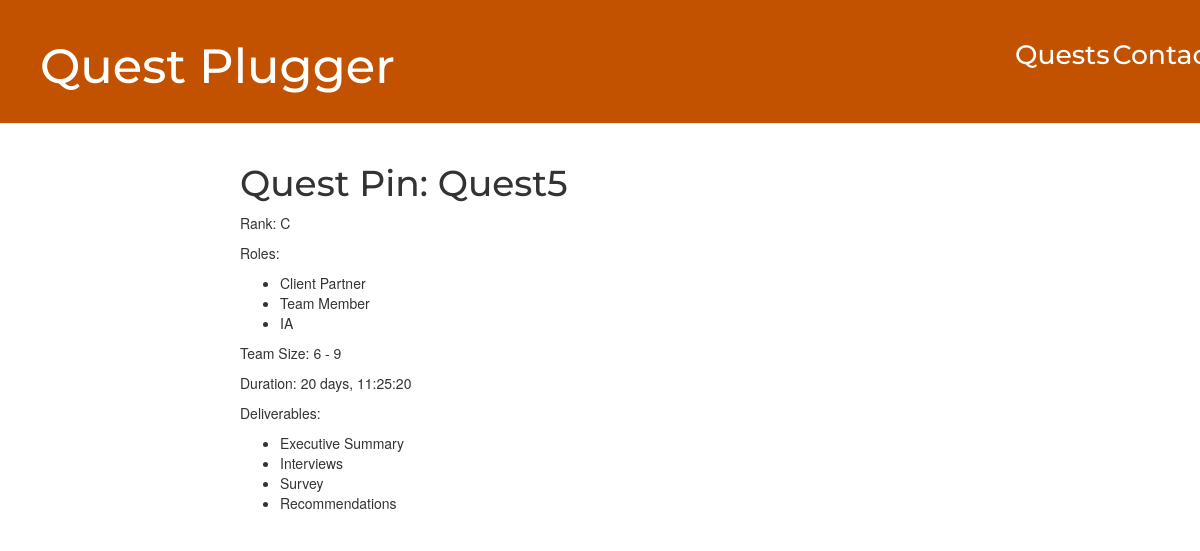
Page /quests/quest/20/ on the committed database.
### quests/models.py (models this page shows)
class QuestPin(models.Model):
    name = models.CharField(max_length=75)
    rank = models.CharField(
        max_length=1,
        choices=RANK_CHOICES,
        default=F_RANK,
    )
    roles = PatchedMultiSelectField(
        choices=ROLE_CHOICES,
    )
    team_size = models.CharField(
        max_length=12,
        choices=TEAM_SZ_CHOICES,
        default=TEAM_SZ_SOLO,
    )
    duration = models.DurationField()
    def __str__(self):
        return self.name

### quests/views.py (the view)
# urls.py: path('quest/<int:questpin_id>/', views.detail, name='quest_detail'),
def detail(request, questpin_id):
    try:
        quest_pin = QuestPin.objects.get(pk=questpin_id)
        quest_result = QuestResult.objects.get(questpin_id=questpin_id)
        context = {
            'quest_pin': quest_pin,
            'quest_result': quest_result,
        }
    except QuestPin.DoesNotExist:
        raise Http404("Quest does not exist")
    return render(request, 'quests/detail.html', context)

### quests/templates/quests/detail.html
{% extends 'base.html' %}
{% block content %}
    <h1>Quest Pin: {{quest_pin}}</h1>
    {% if quest_pin %}
        <p>Rank: {{quest_pin.rank}}</p>
        <p>Roles: </p>
        <ul>
        {% for role in quest_pin.roles %}
            <li>{{role}}</li>
        {% endfor %}
        </ul>
        <p>Team Size: {{quest_pin.team_size}}</p>
        <p>Duration: {{quest_pin.duration}}</p>
        <p>Deliverables: </p>
        <ul>
        {% for deliverable in quest_result.deliverables %}
            <li>{{deliverable}}</li>
        {% endfor %}
        </ul>
    {% else %}
        <p>No Quest Data</p>
    {% endif %}
{% endblock %}

### static/css/base.css (style rules this page uses)
h1, h2, h3, h4 { font-family: 'Montserrat', cursive; }

### rows in the picture
QuestPin: name "Quest5", rank "C", team_size "6 - 9", duration "20 days, 11:25:20"

### other values in the picture
{{ role }} "Client Partner" "Team Member" "IA"
{{ deliverable }} "Executive Summary" "Interviews" "Survey" "Recommendations"
